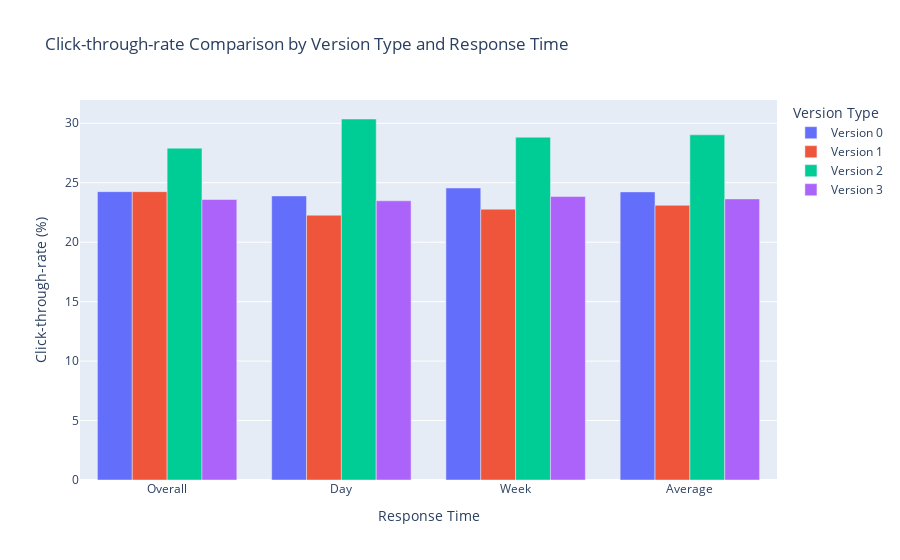

This figure's notebook cell:
### Code cell
# Barplot
fig = px.bar(df_clk_long, 
             x = 'Response Time', 
             y = 'Click-through-rate (%)', 
             color = 'Version Type',
             barmode = 'group',
             title = "Click-through-rate Comparison by Version Type and Response Time")
fig.show()

### Figure 1 — Plotly figure (JSON) as saved in the notebook; plotly's stock layout.template omitted (floating-point values rounded to 4 significant figures)
{"data": [{"alignmentgroup": "True", "hovertemplate": "Version Type=Version 0<br>Response Time=%{x}<br>Click-through-rate (%)=%{y}<extra></extra>", "legendgroup": "Version 0", "marker": {"color": "#636efa", "pattern": {"shape": ""}}, "name": "Version 0", "offsetgroup": "Version 0", "orientation": "v", "showlegend": true, "textposition": "auto", "type": "bar", "x": ["Overall", "Day", "Week", "Average"], "xaxis": "x", "y": [24.25, 23.89, 24.56, 24.23], "yaxis": "y"}, {"alignmentgroup": "True", "hovertemplate": "Version Type=Version 1<br>Response Time=%{x}<br>Click-through-rate (%)=%{y}<extra></extra>", "legendgroup": "Version 1", "marker": {"color": "#EF553B", "pattern": {"shape": ""}}, "name": "Version 1", "offsetgroup": "Version 1", "orientation": "v", "showlegend": true, "textposition": "auto", "type": "bar", "x": ["Overall", "Day", "Week", "Average"], "xaxis": "x", "y": [24.25, 22.27, 22.78, 23.1], "yaxis": "y"}, {"alignmentgroup": "True", "hovertemplate": "Version Type=Version 2<br>Response Time=%{x}<br>Click-through-rate (%)=%{y}<extra></extra>", "legendgroup": "Version 2", "marker": {"color": "#00cc96", "pattern": {"shape": ""}}, "name": "Version 2", "offsetgroup": "Version 2", "orientation": "v", "showlegend": true, "textposition": "auto", "type": "bar", "x": ["Overall", "Day", "Week", "Average"], "xaxis": "x", "y": [27.91, 30.36, 28.83, 29.03], "yaxis": "y"}, {"alignmentgroup": "True", "hovertemplate": "Version Type=Version 3<br>Response Time=%{x}<br>Click-through-rate (%)=%{y}<extra></extra>", "legendgroup": "Version 3", "marker": {"color": "#ab63fa", "pattern": {"shape": ""}}, "name": "Version 3", "offsetgroup": "Version 3", "orientation": "v", "showlegend": true, "textposition": "auto", "type": "bar", "x": ["Overall", "Day", "Week", "Average"], "xaxis": "x", "y": [23.59, 23.48, 23.84, 23.64], "yaxis": "y"}], "layout": {"barmode": "group", "legend": {"title": {"text": "Version Type"}, "tracegroupgap": 0}, "title": {"text": "Click-through-rate Comparison by Version Type and Response Time"}, "xaxis": {"anchor": "y", "domain": [0, 1], "title": {"text": "Response Time"}}, "yaxis": {"anchor": "x", "domain": [0, 1], "title": {"text": "Click-through-rate (%)"}}}}
